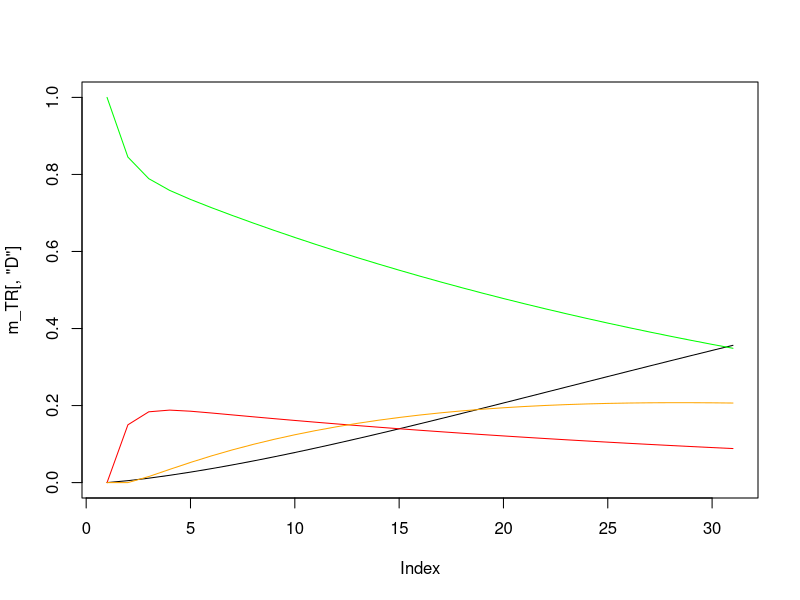
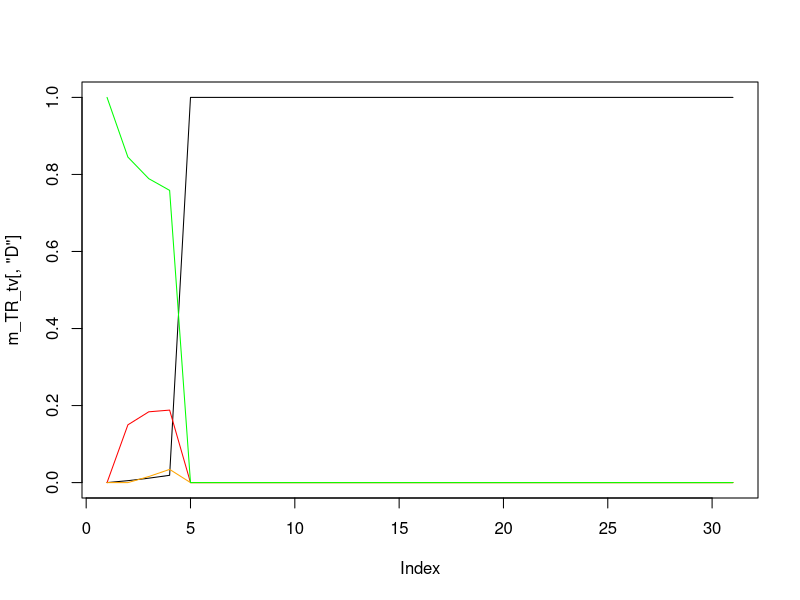

Recreate these plots in R, in order.
# ==============
# Making Health Economic Modelling Shiny
# Robert Smith, Paul Schneider & Sarah Bates
# University of Sheffield
# contact: info@darkpeakanalytics.com
# ==============

#########              Sick-Sicker Markov model                 #####################

# We use the following code as an example in the open source paper here:
# Smith R and Schneider P. Making health economic models Shiny: A tutorial. Wellcome Open Res 2020.

#####################################################################################
## The code was originally created by the below, it's a widely used teaching model ##
## Authors: Eline Krijkamp, Fernando Alarid-Escudero,                              ##
##          Eva Enns, Hawre Jalal, Myriam Hunink and  Petros Pechlivanoglou        ##
## Krijkamp EM, et al. Microsimulation modeling for health decision sciences       ##
## using R: a tutorial. Med. Decis. Making. 2018;.                                 ##
#####################################################################################

# the code has been adapted slightly for the purposes of teaching Shiny.

rm(list = ls())  # delete everything that is in R's memory

#####################################################################################

Strategies     <- c("No Treatment", "Treatment")     # strategy names 
n_age_init     <- 25                                 # age at baseline
n_age_max      <- 55                                 # maximum age of follow up
n_t            <- n_age_max - n_age_init             # time horizon, number of cycles
d_r            <- 0.035                              # equal discount of costs and QALYs by 3%

v_n  <- c("H", "S1", "S2", "D")               # the 4 states of the model: Healthy (H), Sick (S1), Sicker                                                  (S2), Dead (D)
n_states <- length(v_n)                            # number of health states 

# Transition probabilities (per cycle)
p_HD    <- 0.005           # probability to die when healthy
p_HS1   <- 0.15          	 # probability to become sick when healthy
p_S1H   <- 0.5           	 # probability to become healthy when sick
p_S1S2  <- 0.105         	 # probability to become sicker when sick
hr_S1   <- 3             	 # hazard ratio of death in sick vs healthy
hr_S2   <- 10            	 # hazard ratio of death in sicker vs healthy 

# Cost and utility inputs 
c_H     <- 2000            # cost of remaining one cycle in the healthy state
c_S1    <- 4000            # cost of remaining one cycle in the sick state
c_S2    <- 15000           # cost of remaining one cycle in the sicker state
c_Trt   <- 12000           # cost of treatment(per cycle; S1,S2)
c_D     <- 0               # cost of being in the death state
u_H     <- 1               # utility when healthy
u_S1    <- 0.75            # utility when sick
u_S2    <- 0.5             # utility when sicker
u_D     <- 0               # utility when dead
u_Trt   <- 0.95            # utility when being treated (S1)

# rate of death in healthy
r_HD    <- - log(1 - p_HD) 

# rate of death in sick
r_S1D   <- hr_S1 * r_HD 	  
# rate of death in sicker
r_S2D   <- hr_S2 * r_HD  

# probability of death in sick
p_S1D   <- 1 - exp(-r_S1D) 
# probability of death in sicker
p_S2D   <- 1 - exp(-r_S2D) 

# calculate discount weight for each cycle
v_dwe <- v_dwc <- 1 / (1 + d_r) ^ (0:n_t)  # discount weight (equal discounting is assumed for costs and effects)

############################### Markov Model  ###########################

#transition probability matrix for NO treatment
m_P <- matrix(data = NA,
              nrow = n_states, 
              ncol = n_states,
              dimnames = list(v_n, v_n))

m_P

### From Healthy
m_P["H", ]  <- c(1 - (p_HS1 + p_HD), p_HS1, 0, p_HD)

### From Sick
m_P["S1", ]  <- c(p_S1H, 1 - (p_S1H + p_S1S2 + p_S1D), p_S1S2, p_S1D)

### From Sicker
m_P["S2", ]   <- c(0, 0, 1 - p_S2D, p_S2D)

### From Dead
m_P["D", ] <- c(0, 0, 0, 1)

# check rows add up to 1
rowSums(m_P)
m_P

# create empty Markov trace 
m_TR <- matrix(data = NA, 
               nrow = n_t + 1, 
               ncol = n_states, 
               dimnames = list(0:n_t, v_n)) 

head(m_TR)      # The head() function enables you to view the top of a table rather than the full matrix

# initialize Markov trace
m_TR[1, ] <- c(1, 0, 0, 0)    

head(m_TR)  # head shows us the first six rows by default. 

for (t in 1:n_t){ # throughout the number of cycles
  
  # estimate next cycle (t+1) of Markov trace
  m_TR[t + 1, ] <- m_TR[t, ] %*% m_P 
  
}

head(m_TR)  # head shows us the first six rows by default. 





#========================================================================#
# TIME VARIANT MARKOV MODEL #

m_TR_tv     <- m_TR[] * NA
m_TR_tv[1,] <- c(1,0,0,0)

# now have a three dimensional array (extra dimension being time).
# it is identical though

a_P <- array(data = m_P, 
             dim = c(dim(m_P), n_t), 
             dimnames = list(dimnames(m_P)[[1]],
                             dimnames(m_P)[[2]],
                             paste0("cycle",1:n_t)))

for (t in 1:n_t){                              # throughout the number of cycles
  
  m_TR_tv[t + 1, ] <- m_TR_tv[t, ] %*% a_P[ , , t]          # estimate the Markov trace for cycle the next cycle (t + 1)

  }

# how many don't match??
sum(m_TR != m_TR_tv)    # now we know we match we could change the transmission matrices in the array.


# simple example
# what if everyone dies in cycle 4???
a_P[ , ,4] <- 0
a_P[ , 4, 4] <- 1
a_P[ , ,]


# initialise trace
m_TR_tv     <- m_TR[] * NA
m_TR_tv[1,] <- c(1,0,0,0)

# run same code as above...

for (t in 1:n_t){                              # throughout the number of cycles
  
  m_TR_tv[t + 1, ] <- m_TR_tv[t, ] %*% a_P[ , ,t]          # estimate the Markov trace for cycle the next cycle (t + 1)
  
}

plot(m_TR[,"D"], col = "black", ylim = c(0,1), type = "l")
lines(m_TR[,"S1"],col = "red")
lines(m_TR[,"S2"],col = "orange")
lines(m_TR[,"H"], col = "green")

plot(m_TR_tv[,"D"], col = "black", ylim = c(0,1), type = "l")
lines(m_TR_tv[,"S1"],col = "red")
lines(m_TR_tv[,"S2"],col = "orange")
lines(m_TR_tv[,"H"], col = "green")

